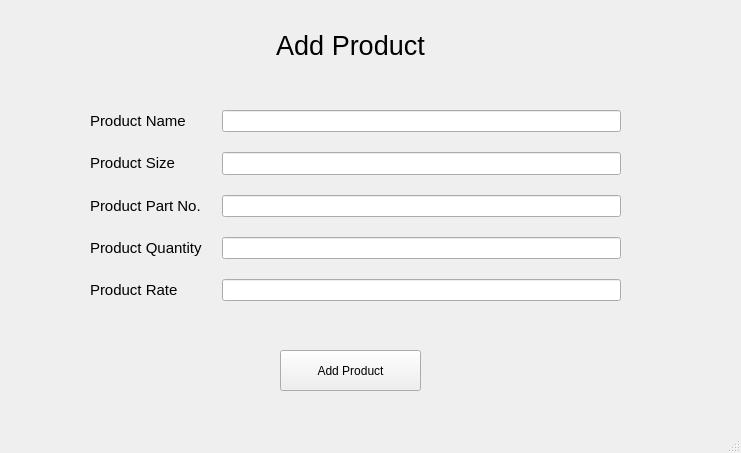
<?xml version="1.0" encoding="UTF-8"?>
<ui version="4.0">
 <class>addProductWindow</class>
 <widget class="QMainWindow" name="addProductWindow">
  <property name="windowModality">
   <enum>Qt::NonModal</enum>
  </property>
  <property name="geometry">
   <rect>
    <x>0</x>
    <y>0</y>
    <width>741</width>
    <height>453</height>
   </rect>
  </property>
  <property name="sizePolicy">
   <sizepolicy hsizetype="Preferred" vsizetype="Fixed">
    <horstretch>0</horstretch>
    <verstretch>0</verstretch>
   </sizepolicy>
  </property>
  <property name="maximumSize">
   <size>
    <width>741</width>
    <height>453</height>
   </size>
  </property>
  <property name="windowTitle">
   <string>Add Product</string>
  </property>
  <widget class="QWidget" name="centralwidget">
   <widget class="QLabel" name="titleLabel">
    <property name="geometry">
     <rect>
      <x>190</x>
      <y>20</y>
      <width>321</width>
      <height>51</height>
     </rect>
    </property>
    <property name="text">
     <string>&lt;html&gt;&lt;head/&gt;&lt;body&gt;&lt;p align=&quot;center&quot;&gt;&lt;span style=&quot; font-size:20pt;&quot;&gt;Add Product&lt;/span&gt;&lt;/p&gt;&lt;/body&gt;&lt;/html&gt;</string>
    </property>
   </widget>
   <widget class="QWidget" name="formLayoutWidget">
    <property name="geometry">
     <rect>
      <x>90</x>
      <y>110</y>
      <width>531</width>
      <height>191</height>
     </rect>
    </property>
    <layout class="QFormLayout" name="formLayout">
     <property name="horizontalSpacing">
      <number>20</number>
     </property>
     <property name="verticalSpacing">
      <number>20</number>
     </property>
     <item row="0" column="0">
      <widget class="QLabel" name="nameLabel">
       <property name="text">
        <string>&lt;html&gt;&lt;head/&gt;&lt;body&gt;&lt;p&gt;&lt;span style=&quot; font-size:11pt;&quot;&gt;Product Name&lt;/span&gt;&lt;/p&gt;&lt;/body&gt;&lt;/html&gt;</string>
       </property>
      </widget>
     </item>
     <item row="0" column="1">
      <widget class="QLineEdit" name="nameTextBox">
       <property name="sizePolicy">
        <sizepolicy hsizetype="Expanding" vsizetype="MinimumExpanding">
         <horstretch>0</horstretch>
         <verstretch>0</verstretch>
        </sizepolicy>
       </property>
      </widget>
     </item>
     <item row="1" column="0">
      <widget class="QLabel" name="sizeLabel">
       <property name="text">
        <string>&lt;html&gt;&lt;head/&gt;&lt;body&gt;&lt;p&gt;&lt;span style=&quot; font-size:11pt;&quot;&gt;Product Size&lt;/span&gt;&lt;/p&gt;&lt;/body&gt;&lt;/html&gt;</string>
       </property>
      </widget>
     </item>
     <item row="1" column="1">
      <widget class="QLineEdit" name="sizeTextBox">
       <property name="sizePolicy">
        <sizepolicy hsizetype="Expanding" vsizetype="MinimumExpanding">
         <horstretch>0</horstretch>
         <verstretch>0</verstretch>
        </sizepolicy>
       </property>
      </widget>
     </item>
     <item row="2" column="0">
      <widget class="QLabel" name="partNoLabel">
       <property name="text">
        <string>&lt;html&gt;&lt;head/&gt;&lt;body&gt;&lt;p&gt;&lt;span style=&quot; font-size:11pt;&quot;&gt;Product Part No.&lt;/span&gt;&lt;/p&gt;&lt;/body&gt;&lt;/html&gt;</string>
       </property>
      </widget>
     </item>
     <item row="2" column="1">
      <widget class="QLineEdit" name="partNoTextBox">
       <property name="sizePolicy">
        <sizepolicy hsizetype="Expanding" vsizetype="MinimumExpanding">
         <horstretch>0</horstretch>
         <verstretch>0</verstretch>
        </sizepolicy>
       </property>
      </widget>
     </item>
     <item row="3" column="0">
      <widget class="QLabel" name="quantityLabel">
       <property name="text">
        <string>&lt;html&gt;&lt;head/&gt;&lt;body&gt;&lt;p&gt;&lt;span style=&quot; font-size:11pt;&quot;&gt;Product Quantity&lt;/span&gt;&lt;/p&gt;&lt;/body&gt;&lt;/html&gt;</string>
       </property>
      </widget>
     </item>
     <item row="3" column="1">
      <widget class="QLineEdit" name="quantityTextBox">
       <property name="enabled">
        <bool>true</bool>
       </property>
       <property name="sizePolicy">
        <sizepolicy hsizetype="Expanding" vsizetype="MinimumExpanding">
         <horstretch>0</horstretch>
         <verstretch>0</verstretch>
        </sizepolicy>
       </property>
      </widget>
     </item>
     <item row="4" column="0">
      <widget class="QLabel" name="label">
       <property name="text">
        <string>&lt;html&gt;&lt;head/&gt;&lt;body&gt;&lt;p&gt;&lt;span style=&quot; font-size:11pt;&quot;&gt;Product Rate&lt;/span&gt;&lt;/p&gt;&lt;/body&gt;&lt;/html&gt;</string>
       </property>
      </widget>
     </item>
     <item row="4" column="1">
      <widget class="QLineEdit" name="lineEdit"/>
     </item>
    </layout>
   </widget>
   <widget class="QPushButton" name="addProductBtn">
    <property name="geometry">
     <rect>
      <x>280</x>
      <y>350</y>
      <width>141</width>
      <height>41</height>
     </rect>
    </property>
    <property name="text">
     <string>Add Product</string>
    </property>
   </widget>
  </widget>
  <widget class="QMenuBar" name="menubar">
   <property name="geometry">
    <rect>
     <x>0</x>
     <y>0</y>
     <width>741</width>
     <height>21</height>
    </rect>
   </property>
  </widget>
  <widget class="QStatusBar" name="statusbar"/>
 </widget>
 <resources/>
 <connections/>
</ui>
